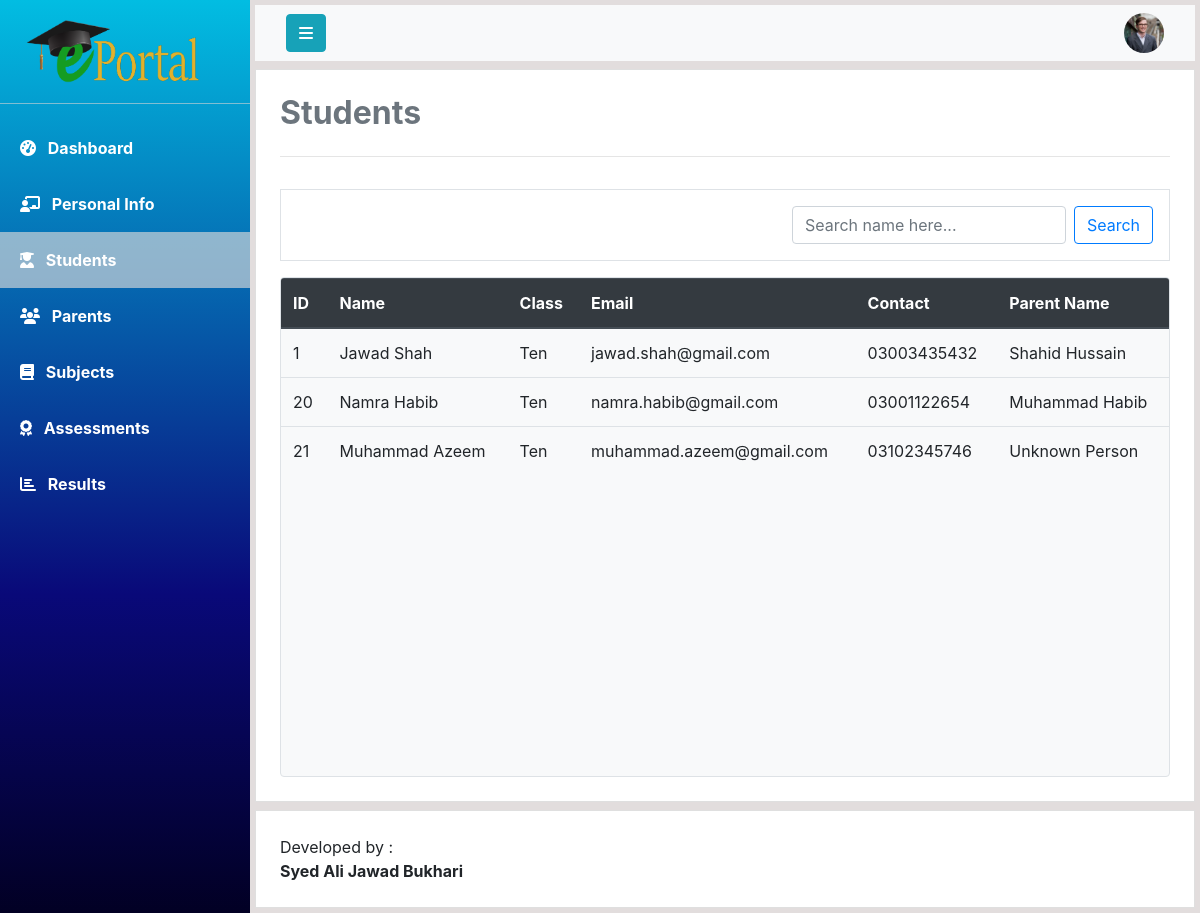
Page /php/class_students.php (signed in) on the earlier database version.
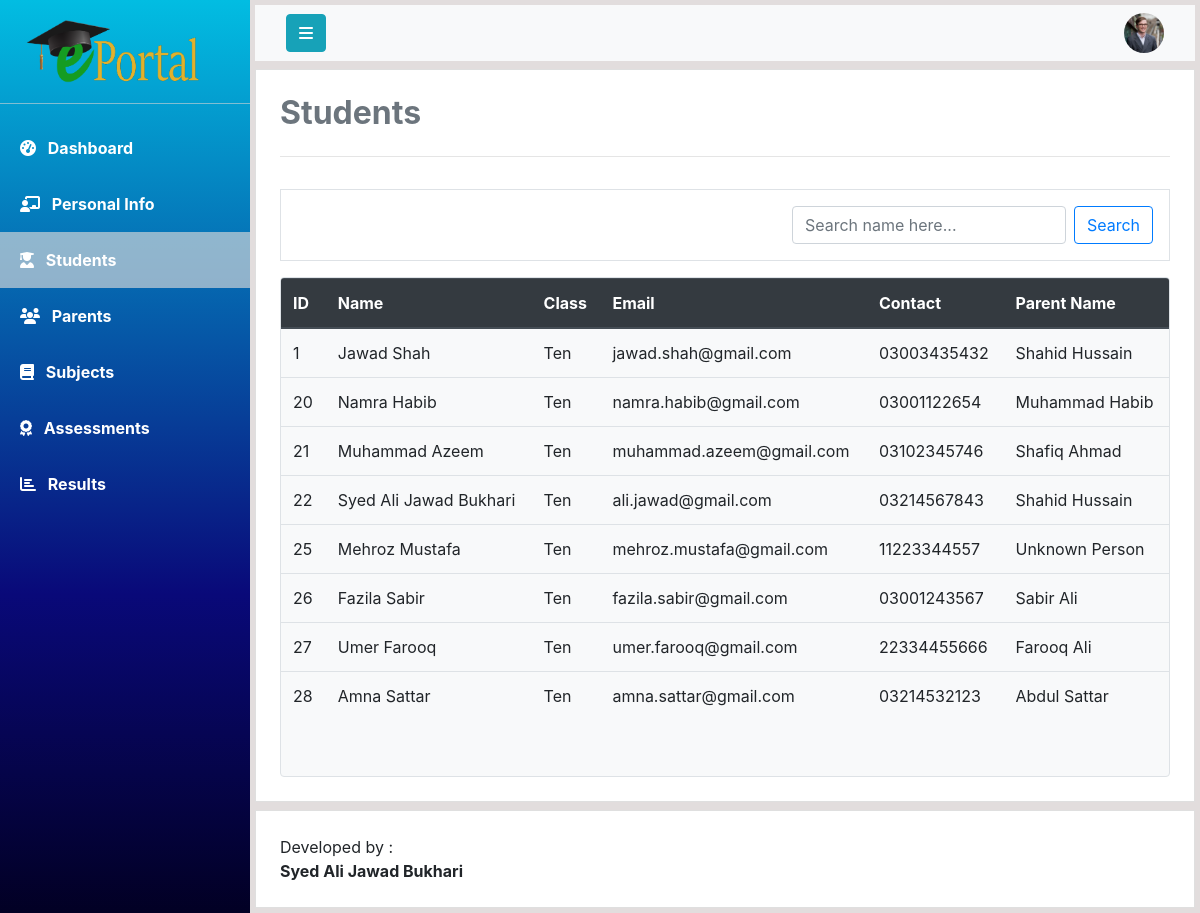
Same page on the later database version.
### tables this page shows
CREATE TABLE `students` (
  `student_id` int(11) NOT NULL,
  `first_name` varchar(20) DEFAULT NULL,
  `last_name` varchar(20) DEFAULT NULL,
  `class_name` varchar(20) DEFAULT NULL,
  `mobile_number` varchar(11) DEFAULT NULL,
  `cnic` varchar(13) DEFAULT NULL,
  `address` varchar(100) DEFAULT NULL,
  `gender` varchar(10) DEFAULT NULL,
  `blood_group` char(3) DEFAULT NULL,
  `email` varchar(30) DEFAULT NULL,
  `password` varchar(255) DEFAULT NULL,
  `parent_id` int(11) DEFAULT NULL,
  `account_status` tinyint(1) NOT NULL
);

CREATE TABLE `parents` (
  `parent_id` int(11) NOT NULL,
  `first_name` varchar(20) DEFAULT NULL,
  `last_name` varchar(20) DEFAULT NULL,
  `mobile_number` varchar(11) DEFAULT NULL,
  `cnic` varchar(13) DEFAULT NULL,
  `email` varchar(30) DEFAULT NULL,
  `address` varchar(100) DEFAULT NULL,
  `occupation` varchar(30) DEFAULT NULL,
  `designation` varchar(30) DEFAULT NULL
);

### php/class_students.php (the view, shortened to what this page needs)
<!DOCTYPE html>
<html lang="en">
<head>
    <?php include 'links.php'; ?>
</head>
<body>
<?php
        include 'DBManager.php';
        $teacherID = $_SESSION['currentUserId'];
    ?>
    <div class="wrapper">
        <nav id="sidebar">
            <a href="#" id="logo-container">
                <img class="mt-3 ml-4" src="../assets/logo/logo1.png" alt="Logo" width="180">
            </a>
            <hr class="my-3 sidebar-separator" style="background-color: rgba(255, 255, 255, 0.562);">
            <ul>
                <li><a class="nav-link text-white font-weight-bold px-3 py-3" href="teacher_dashboard.php">
                        <i class="fas fa-tachometer-alt ml-1 mr-2"></i>
                        Dashboard
                    </a>
                </li>
                <li><a class="nav-link text-white font-weight-bold px-3 py-3" href="teacher_info.php">
                        <i class="fas fa-chalkboard-teacher ml-1 mr-2"></i>
                        Personal Info
                    </a>
                </li>
                <li><a class="nav-link text-white font-weight-bold px-3 py-3 active">
                        <i class="fas fa-user-graduate ml-1 mr-2"></i>
                        Students
                    </a>
                </li>
                <li><a class="nav-link text-white font-weight-bold px-3 py-3" href="parents_info.php">
                        <i class="fa fa-group ml-1 mr-2"></i>
                        Parents
                    </a>
                </li>
                <li><a class="nav-link text-white font-weight-bold px-3 py-3" href="#">
                        <i class="fas fa-book ml-1 mr-2"></i>
                        Subjects
                    </a>
                </li>
                <li><a class="nav-link text-white font-weight-bold px-3 py-3" href="#">
                        <i class="fas fa-award ml-1 mr-2"></i>
                        Assessments
                    </a>
                </li>
                <li><a class="nav-link text-white font-weight-bold px-3 py-3" href="#">
                        <i class="fa fa-chart-bar ml-1 mr-2"></i>
                        Results
                    </a>
                </li>
            </ul>
        </nav>
        <div id="content" class="overflow-auto">
            <nav class="navbar mb-2 navbar-light bg-light mb-2">
                <div class="container-fluid">
                    <div class="navbar-header">
                        <button type="button" id="sidebar-toggle" onclick="hideSidebar()"
                            class="btn btn-info navbar-btn mr-auto">
                            <i class="fa fa-bars" aria-hidden="true"></i>
                        </button>
                    </div>
                    <a class="text-decoration-none">
                        <img src="../assets/user-profile.jpg" id="user-profile" onclick="showDropdown()" width="40"
                            height="40" class="rounded-circle ml-auto" alt="">
                    </a>
                </div>
            </nav>
            <div class="card bg-white mb-2 p-4 rounded-0" id="content-wrapper">
                <h2 class="main-heading text-secondary"><b>Students</b></h2>
                <hr class="divider py-2">
                <div class="clearfix class-container p-3 border mb-3">
                    <form action="#" method="GET" class="form-inline ml-auto float-right">
                        <input class="form-control mr-sm-2" type="search" placeholder="Search name here..."
                            aria-label="Search" onkeyup="myFunction()" id="search-keyword">
                        <button class="btn btn-outline-primary my-2 my-sm-0" onclick="validateSearch()" type="submit"
                            name="search">Search</button>
                    </form>
                </div>
                <div class="card table-container overflow-auto bg-light border">
                    <table class="table table-responsive-lg table-responsive-md table-responsive-sm table-hover" id="table">
                        <thead class="thead-dark">
                            <tr>
                                <th>ID</th>
                                <th>Name</th>
                                <th>Class</th>
                                <th>Email</th>
                                <th>Contact</th>
                                <th>Parent Name</th>
                            </tr>
                        </thead>
                        <tbody>
                            <?php
                            $query = "SELECT student_id,first_name,last_name,class_name,email,mobile_number,parent_id from Students where class_name = (select class_name from classes where incharge_id = $teacherID)";
                            $result = mysqli_query($connection,$query);
                            $noOfRows = mysqli_num_rows($result);
                            if($noOfRows>0){
                                while($student = mysqli_fetch_array($result)){
                                    $parentId = $student['parent_id'];
                                    $query = "select first_name,last_name from Parents where parent_id = $parentId";
                                    $parentResult = mysqli_query($connection,$query);
                                    $parentName = mysqli_fetch_array($parentResult);
                                    ?>
                                    <tr>
                                    <td><?php echo $student['student_id']; ?></td>
                                    <td><?php echo $student['first_name']." ".$student['last_name']; ?></td>
                                    <td><?php echo $student['class_name']; ?></td>
                                    <td><?php echo $student['email']; ?></td>
                                    <td><?php echo $student['mobile_number']; ?></td>
                                    <td><?php echo $parentName['first_name']." ".$parentName['last_name']; ?></td>
                                    </tr>
                             <?php
                                }
                            }
                            else{
                                echo '<script>alert("Sorry! No Student still registered in your Class")</script>';
                            }
                        ?>
                        </tbody>
                    </table>
                </div>
            </div>
            <div class="card p-4 bg-white rounded-0" id="footer">
                Developed by : <b>Syed Ali Jawad Bukhari</b>
            </div>
        </div>
    </div>
</body>
</html>

### php/links.php (shortened to what this page needs)
<link rel="stylesheet" href="https://maxcdn.bootstrapcdn.com/bootstrap/4.5.2/css/bootstrap.min.css">
<link rel="stylesheet" href="../css/style.css">

### css/style.css (style rules this page uses)
* { padding: 0; margin: 0; box-sizing: border-box; }
.wrapper { display: flex; align-items: stretch; background-color: rgb(226, 221, 221); max-height: 100vh; }
#sidebar { width: 250px; height: 100%; position: fixed; top: 0; left: 0; background-color: #30336b; background: rgb(2,0,36); background: linear-gradient(360deg, rgba(2,0,36,1) 0%, rgba(9,9,121,1) 35%, rgb(2, 189, 226)100%); transition: all 1s; }
#sidebar .active { background-color: rgba(219, 219, 219, 0.651); }
#content { width: 100%; height: 100vh; padding: 5px; margin-left: 250px; overflow-x: hidden; transition: all 1s; }
#dropdown a { text-decoration: none; }
.table-container { height: 500px; }

Differences in the rows shown:
changed through a linked row, students "Azeem": parent.first_name "Unknown" → "Shafiq"; parent.last_name "Person" → "Ahmad"
added students: student_id "22", first_name "Syed Ali", last_name "Jawad Bukhari", class_name "Ten", email "ali.jawad@gmail.com", mobile_number "03214567843", parent.first_name "Shahid", parent.last_name "Hussain"
added students: student_id "25", first_name "Mehroz", last_name "Mustafa", class_name "Ten", email "mehroz.mustafa@gmail.com", mobile_number "11223344557", parent.first_name "Unknown", parent.last_name "Person"
added students: student_id "26", first_name "Fazila", last_name "Sabir", class_name "Ten", email "fazila.sabir@gmail.com", mobile_number "03001243567", parent.first_name "Sabir", parent.last_name "Ali"
added students: student_id "27", first_name "Umer", last_name "Farooq", class_name "Ten", email "umer.farooq@gmail.com", mobile_number "22334455666", parent.first_name "Farooq", parent.last_name "Ali"
added students: student_id "28", first_name "Amna", last_name "Sattar", class_name "Ten", email "amna.sattar@gmail.com", mobile_number "03214532123", parent.first_name "Abdul", parent.last_name "Sattar"
